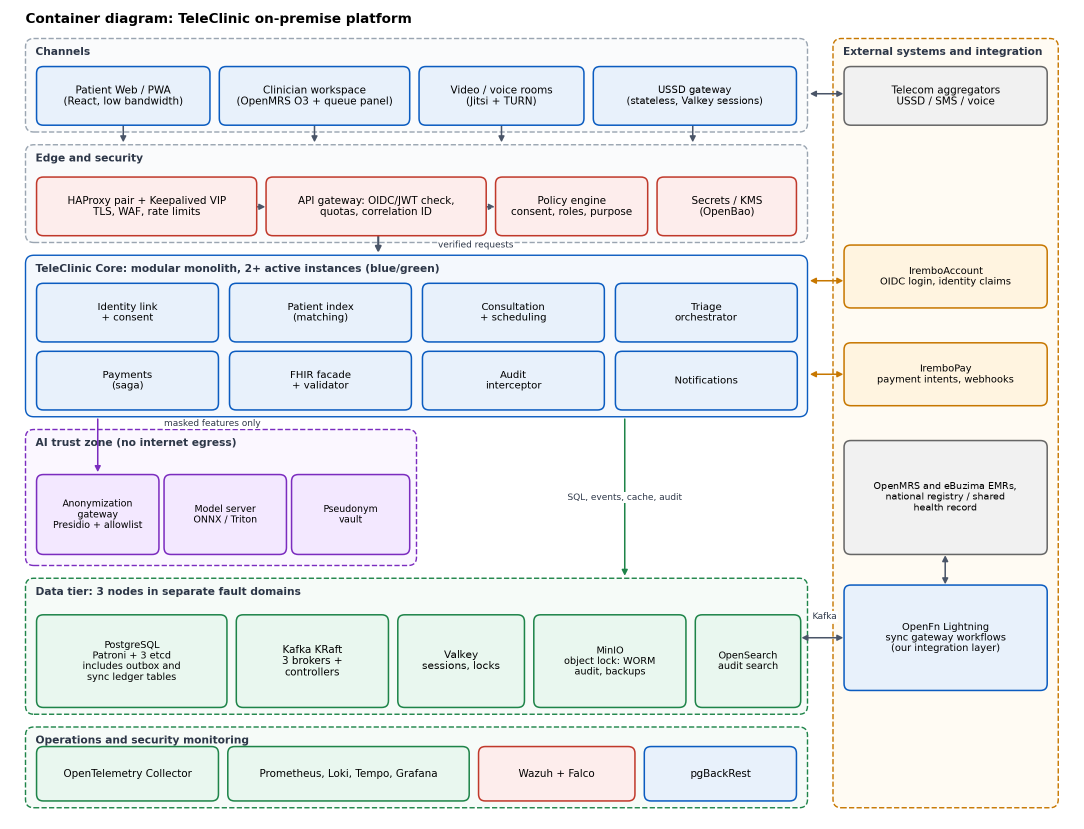
#> input picture diagrams/src/d02_container_base.png, 2167 x 1658 px (shown at 1/2 size)
$ python patch_fig02_fig04.py
#> lines starting #> are read from the running program, lines starting #| are printed output that depends on the picture
"""Label patches on Figures 2 and 4 (drawn with another tool; no source exists): the *_base.png images in, ../d02_container.png and ../d03b_seq_triage_pay.png out. Run from diagrams/src."""
from PIL import Image, ImageDraw, ImageFont

REG = "/usr/share/fonts/truetype/dejavu/DejaVuSans.ttf"
BOLD = "/usr/share/fonts/truetype/dejavu/DejaVuSans-Bold.ttf"


def text_block(draw, centre, lines, font, pitch, fill="black"):
    cx, cy = centre
    top = cy - pitch * len(lines) / 2
    for i, line in enumerate(lines):
        w = draw.textlength(line, font=font)
        draw.text((cx - w / 2, top + i * pitch), line, font=font, fill=fill)


def erase_text(im, box, split_x=None, right_bg=None):
    """Remove grey text and its anti-aliasing inside a tight box; coloured pixels (lines, borders) are kept. Removed
    pixels become white, or right_bg right of split_x (the box straddles a panel border there)."""
    px = im.load()
    x0, y0, x1, y1 = box
    for x in range(x0, x1 + 1):
        for y in range(y0, y1 + 1):
            r, g, b = px[x, y]
            if max(r, g, b) - min(r, g, b) < 30:
                px[x, y] = right_bg if split_x is not None and x > split_x else (255, 255, 255)


def erase(im, box):
    """Fill a rectangle with the colour found at its top-left corner (the box or page background)."""
    colour = im.getpixel((box[0], box[1]))
    ImageDraw.Draw(im).rectangle(box, fill=colour)


# Figure 2: the EMR box names both EMRs by level; the OpenFn link is the core's sync queue, not a Kafka topic
im = Image.open("d02_container_base.png").convert("RGB")
#> im is the input picture: PIL image 2167x1658 RGB; mean R, G, B 234.3, 236.9, 238.3
d = ImageDraw.Draw(im)
erase(im, (1695, 892, 2078, 1092))
#> in erase, `colour = im.getpixel((box[0], box[1]))`: colour = (241, 241, 241)
text_block(d, (1886, 992), ["eBuzima (health centres,", "a tenant per centre),", "hospital OpenMRS,",
                            "national registry /", "shared health record"], ImageFont.truetype(REG, 18), 23)
erase_text(im, (1624, 1221, 1674, 1240), split_x=1666, right_bg=(255, 251, 243))
f = ImageFont.truetype(REG, 16)
d.text((1592, 1204), "sync queue", font=f, fill="#2D3748")
d.text((1608, 1224), "(pulled)", font=f, fill="#2D3748")
im.save("../d02_container.png")
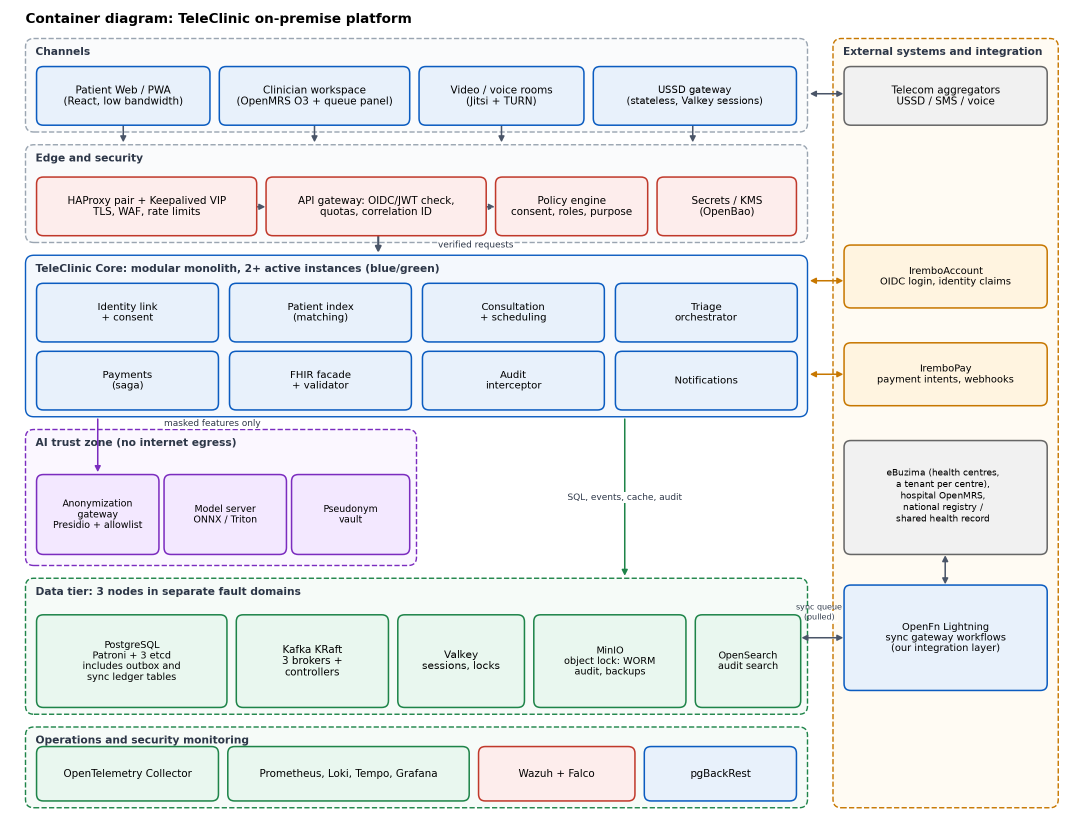
#> saved as d02_container.png: PIL image 2167x1658 RGB (shown at 1/2 size); mean R, G, B 234.2, 236.8, 238.2

# Figure 4: the rules run inside the core (the triage module), not in a separate service
im = Image.open("d03b_seq_triage_pay_base.png").convert("RGB")
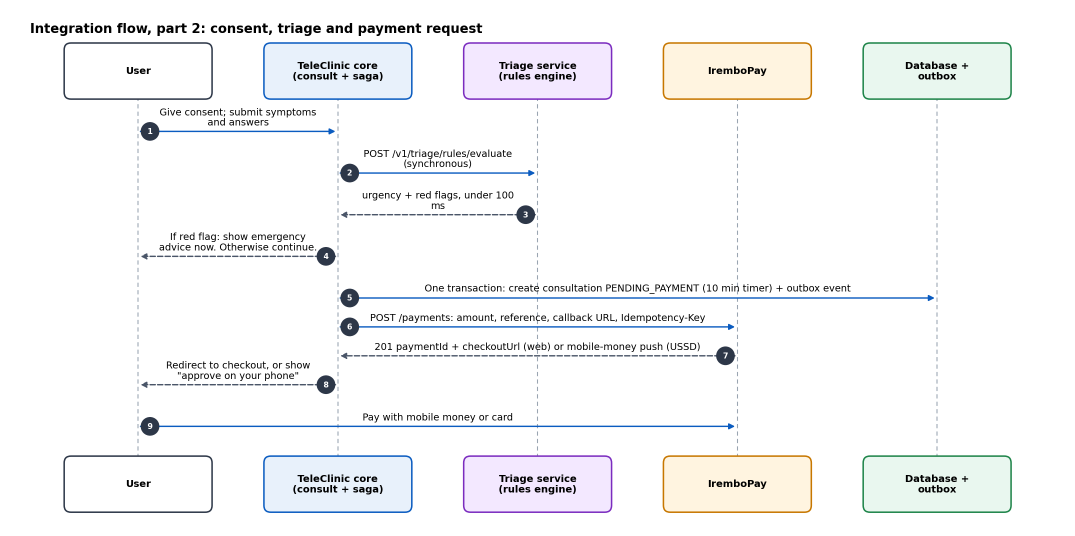
#> input picture diagrams/src/d03b_seq_triage_pay_base.png, 2150 x 1072 px (shown at 1/2 size)
#> im: PIL image 2150x1072 RGB
d = ImageDraw.Draw(im)
fb = ImageFont.truetype(BOLD, 20)
for top in (96, 922):
    erase(im, (938, top, 1200, top + 90))
    text_block(d, (1069, top + 45), ["Triage rules", "(module in the core)"], fb, 21)
#> this loop made 2 passes
#> colour in erase on passes 1 to 2: (243, 232, 255), (243, 232, 255)
erase_text(im, (716, 296, 1032, 339))
text_block(d, (873, 312), ["Evaluate rules in-process", "(synchronous)"], ImageFont.truetype(REG, 19), 20)
im.save("../d03b_seq_triage_pay.png")
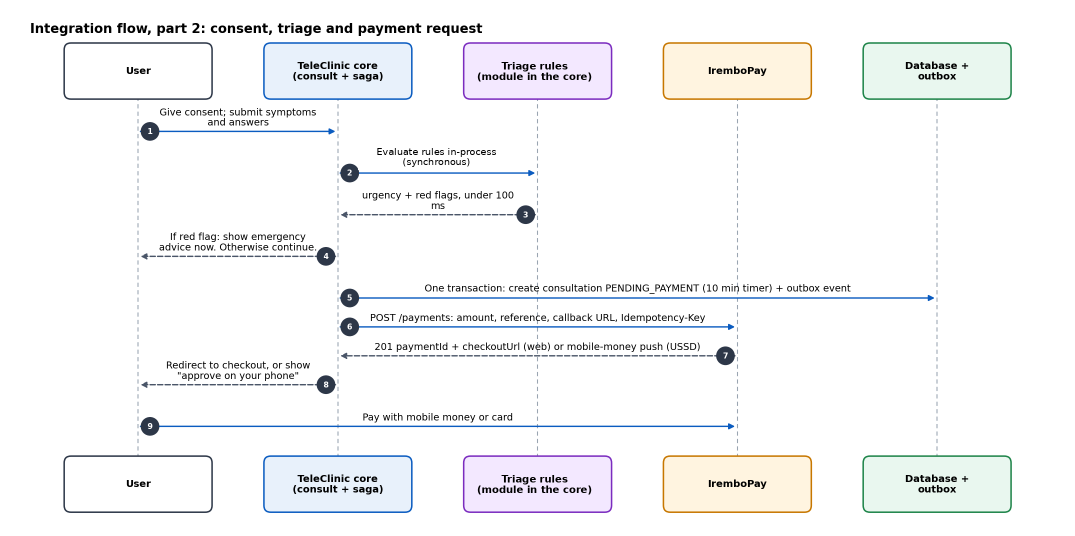
#> saved as d03b_seq_triage_pay.png: PIL image 2150x1072 RGB (shown at 1/2 size); mean R, G, B 244.9, 245.5, 246.4
print("patched")
